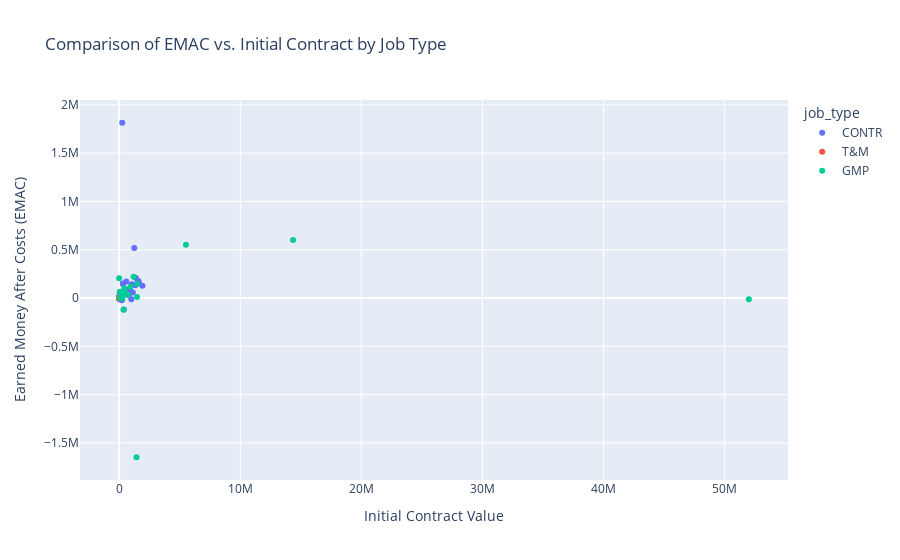

Notebook source saved alongside this figure:
### Code cell
import pandas as pd
import plotly.express as px

# Load the dataset
file_path = '2024oppts.csv'  # Replace with the actual path to your file
data = pd.read_csv(file_path)

# Create the scatter plot with Plotly
fig = px.scatter(
    data,
    x='init_contract',
    y='emac',
    color='job_type',
    hover_data=['oppt_name', 'customer', 'job_status'],
    title='Comparison of EMAC vs. Initial Contract by Job Type',
    labels={'init_contract': 'Initial Contract Value',
            'emac': 'Earned Money After Costs (EMAC)'}
)

# Customize the layout
fig.update_layout(
    xaxis_title='Initial Contract Value',
    yaxis_title='Earned Money After Costs (EMAC)'
)

# Show the plot
fig.show()

### Figure 1 — Plotly figure (JSON) as saved in the notebook; plotly's stock layout.template omitted (floating-point values rounded to 4 significant figures; data arrays with more than 128 entries replaced by an {"elided": "..."} marker saying what was removed)
{"data": [{"customdata": {"elided": "58x3 str values"}, "hovertemplate": "job_type=CONTR<br>Initial Contract Value=%{x}<br>Earned Money After Costs (EMAC)=%{y}<br>oppt_name=%{customdata[0]}<br>customer=%{customdata[1]}<br>job_status=%{customdata[2]}<extra></extra>", "legendgroup": "CONTR", "marker": {"color": "#636efa", "symbol": "circle"}, "mode": "markers", "name": "CONTR", "orientation": "v", "showlegend": true, "type": "scatter", "x": [87730.0, 48500.0, 252000.0, 38420.0, 121400.0, 226200.0, 389200.0, 1004000.0, 1038000.0, 26820.0, 389600.0, 217100.0, 1128000.0, 45000.0, 63990.0, 3697.0, 7043.0, 5677.0, 590600.0, 37120.0, 1387000.0, 8578.0, 1497000.0, 9100.0, 150200.0, 685400.0, 3198.0, 795800.0, 310700.0, 276400.0, 24160.0, 2000.0, 1926000.0, 1335000.0, 1612000.0, 1605000.0, 7700.0, 164200.0, 57580.0, 30000.0, 1246000.0, 11060.0, 291900.0, 313100.0, 15500.0, 3247.0, 147300.0, 884600.0, 10250.0, 31460.0, 32000.0, 160000.0, 9008.0, 48500.0, 9008.0, 48580.0, 18000.0, 9477.0], "xaxis": "x", "y": [7979.0, 2170.0, 1815000.0, 7469.0, 49350.0, 47330.0, 59100.0, -13120.0, 143800.0, 4254.0, -118300.0, -21520.0, 57280.0, 45000.0, 57100.0, 1512.0, 1498.0, 1840.0, 171900.0, 2488.0, 206400.0, 3194.0, 148000.0, 241.7, 2364.0, 54320.0, 290.7, 27110.0, 150400.0, 27640.0, 4991.0, 821.5, 127700.0, 133400.0, 161200.0, 172700.0, 6276.0, -10240.0, 230.2, -12900.0, 517000.0, 3616.0, 24690.0, 145100.0, 9767.0, 162.3, 29410.0, 96570.0, 7898.0, 3146.0, 20720.0, 16000.0, 4559.0, 4850.0, 4801.0, 4858.0, 1800.0, 947.7], "yaxis": "y"}, {"customdata": [["Mozarc Buildout", "Gardner Builders", "COMPLETE"], ["Seagate SHK 2023-2024", "Seagate Technology LLC", "ACTIVE"], ["Eric Engh Residence Fixtures", "Ryan Companies US Inc", "ACTIVE"], ["Seagate: Replace Gas Cabinet Dec 2024", "Seagate Technology LLC", "ACTIVE"]], "hovertemplate": "job_type=T&M<br>Initial Contract Value=%{x}<br>Earned Money After Costs (EMAC)=%{y}<br>oppt_name=%{customdata[0]}<br>customer=%{customdata[1]}<br>job_status=%{customdata[2]}<extra></extra>", "legendgroup": "T&M", "marker": {"color": "#EF553B", "symbol": "circle"}, "mode": "markers", "name": "T&M", "orientation": "v", "showlegend": true, "type": "scatter", "x": [0.0, 0.0, 0.0, 25000.0], "xaxis": "x", "y": [9820.0, 0.0, 0.0, 2500.0], "yaxis": "y"}, {"customdata": [["DO NOT USE", "MA Mortenson Company", "COMPLETE"], ["Glencoe Kitchen & OBGYN Remodel", "MA Mortenson Company", "ACTIVE"], ["Childrens Lakeville Specialty Clinic", "RJM Construction LLC", "COMPLETE"], ["BioTechne Project Kit Kat", "McGough Construction Inc", "ACTIVE"], ["U of M Middlebrook Hall: Dining Renovation", "LS Black Constructors Inc", "ACTIVE"], ["Target Center: Premium Spaces Remodel", "MA Mortenson Company", "ACTIVE"], ["Aldevron Project Remedium", "Knutson Construction Company", "COMPLETE"], ["True Friends: Camp Courage", "McGough Construction Inc", "ACTIVE"], ["Bloomington Parking Structure", "Port Authority of the City of Bloomington Minnesota", "ACTIVE"], ["Xcel Wescott: LNG Plant Control Building", "Knutson Construction Company", "ACTIVE"], ["Meta: IBOS", "Tri-Construction", "ACTIVE"], ["Stratasys Expansion", "RJ Ryan Construction", "ACTIVE"], ["7250 France Office Building", "Adolphson & Peterson Construction", "ACTIVE"], ["Legacy: Core 42 North Plant", "Gardner Builders", "ACTIVE"], ["Children's St. Paul: Safe Rooms", "McGough Construction Inc", "ACTIVE"], ["Quantinuum", "Gardner Builders", "ACTIVE"], ["Seagate Wafer South Restart", "McGough Construction Inc", "ACTIVE"]], "hovertemplate": "job_type=GMP<br>Initial Contract Value=%{x}<br>Earned Money After Costs (EMAC)=%{y}<br>oppt_name=%{customdata[0]}<br>customer=%{customdata[1]}<br>job_status=%{customdata[2]}<extra></extra>", "legendgroup": "GMP", "marker": {"color": "#00cc96", "symbol": "circle"}, "mode": "markers", "name": "GMP", "orientation": "v", "showlegend": true, "type": "scatter", "x": [274500.0, 470800.0, 94590.0, 425700.0, 0.0, 1198000.0, 52000000.0, 1489000.0, 363900.0, 1476000.0, 723000.0, 933100.0, 5513000.0, 1431000.0, 62050.0, 61000.0, 14360000.0], "xaxis": "x", "y": [0.0, 59900.0, 30100.0, 98370.0, 205700.0, 221200.0, -13090.0, 148900.0, -121100.0, 10640.0, 33210.0, 115900.0, 551300.0, -1648000.0, 1662.0, 65160.0, 599800.0], "yaxis": "y"}], "layout": {"legend": {"title": {"text": "job_type"}, "tracegroupgap": 0}, "title": {"text": "Comparison of EMAC vs. Initial Contract by Job Type"}, "xaxis": {"anchor": "y", "domain": [0, 1], "title": {"text": "Initial Contract Value"}}, "yaxis": {"anchor": "x", "domain": [0, 1], "title": {"text": "Earned Money After Costs (EMAC)"}}}}
